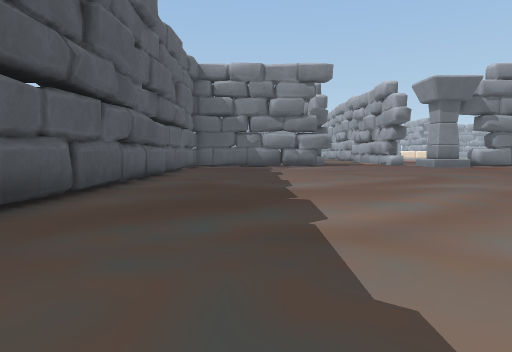
[1] (above)

24 first-person views from a walk through a 3-D level made in the Unity game engine. The camera is 1.3 m above the floor, tilts 4° down and sees 75° across. The floor is counted in squares, 2 m on a side. Each view is taken from the middle of a square. On the plan, view 1 faces up. The plan holds only what a view shows up to about 10 squares ahead; the rest is blank. The place goes on beyond the plan. The player is left out.

[2]
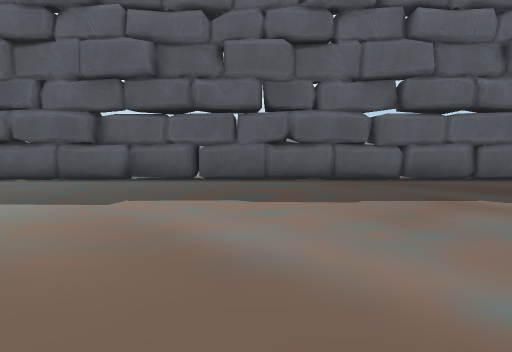

[3]
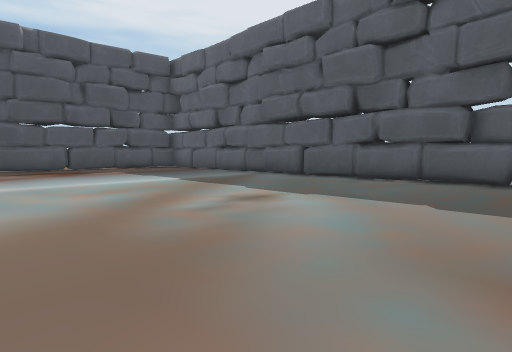

[4]
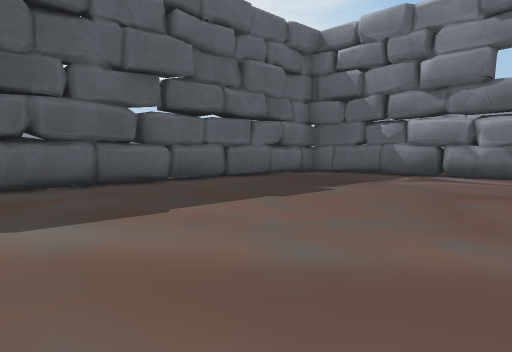

[5]
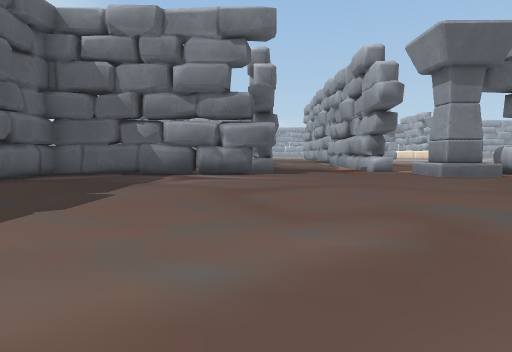

[6]
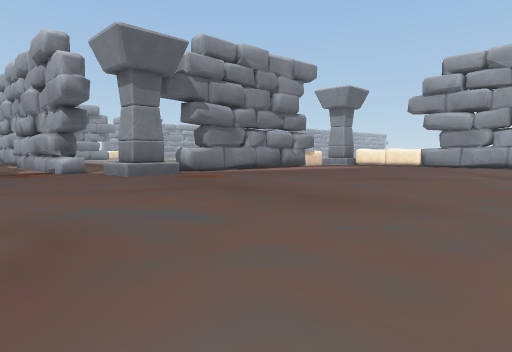

[7]
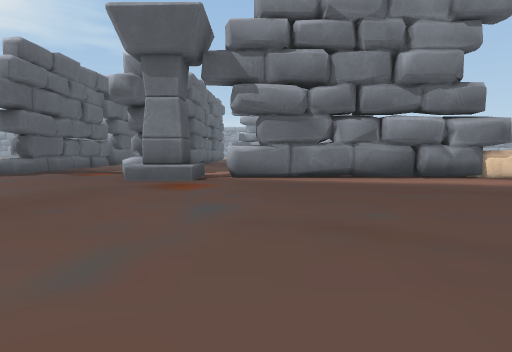

[8]
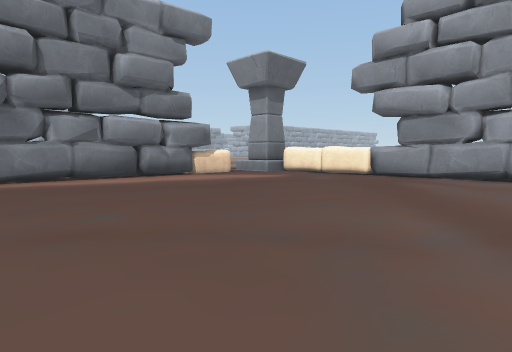

[9]
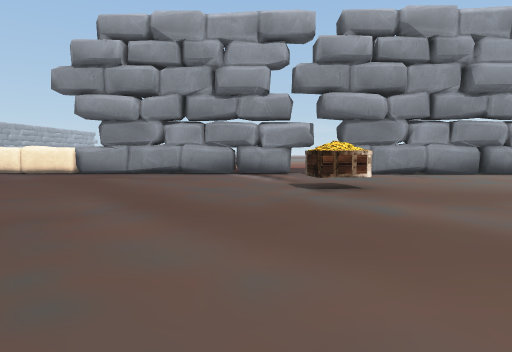

[10]
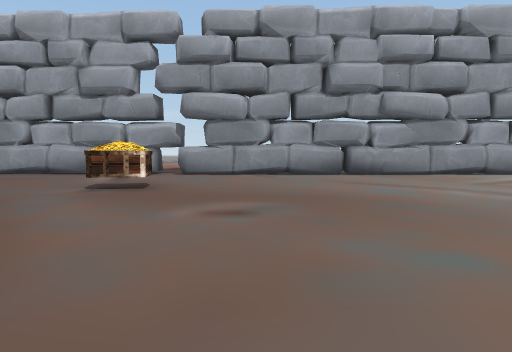

[11]
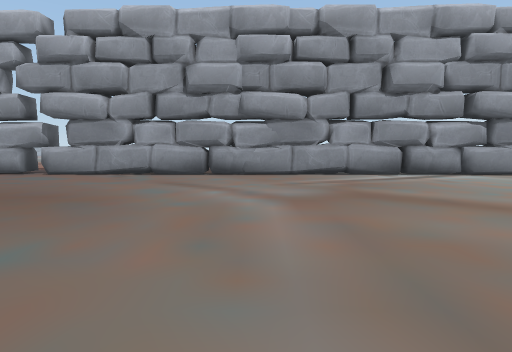

[12]
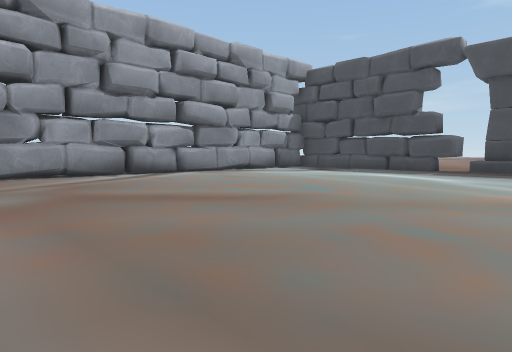

[13]
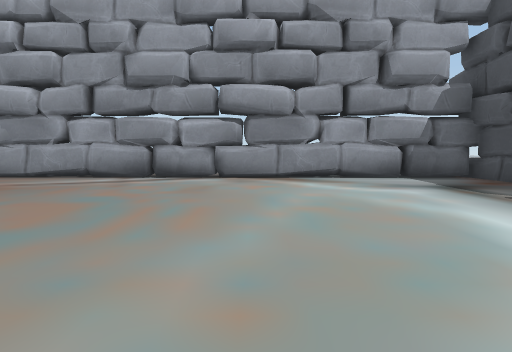

[14]
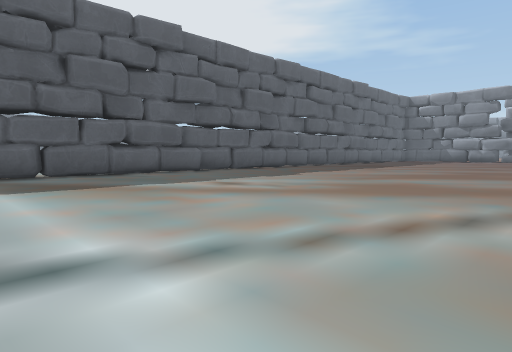

[15]
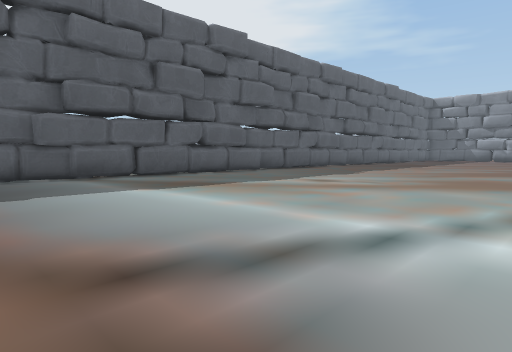

[16]
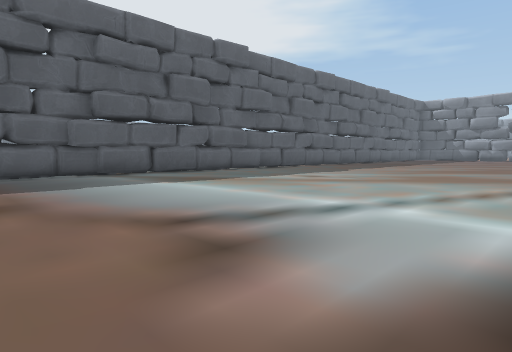

[17]
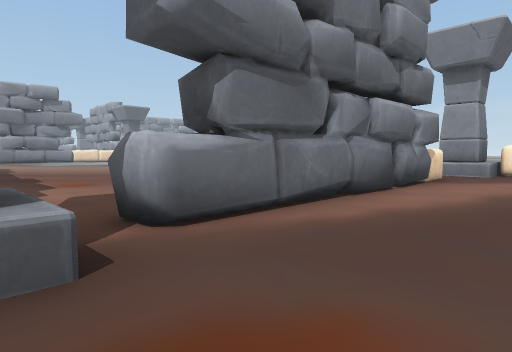

[18]
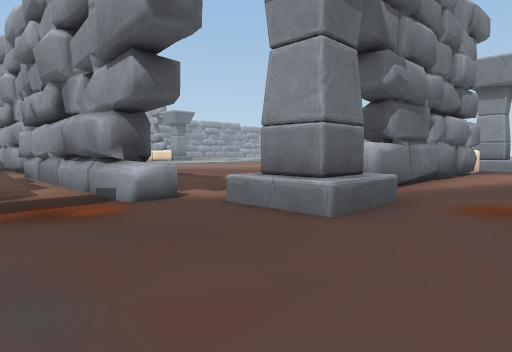

[19]
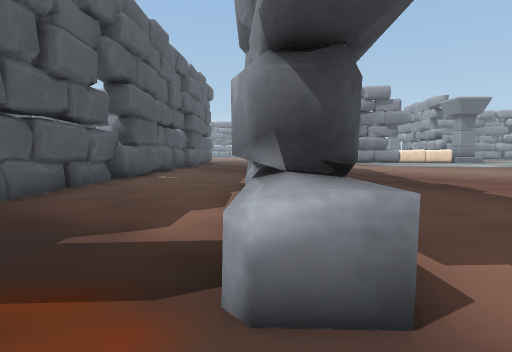

[20]
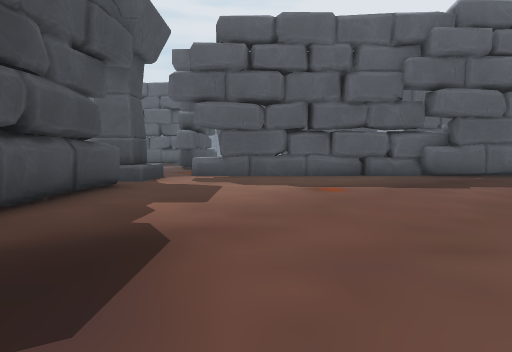

[21]
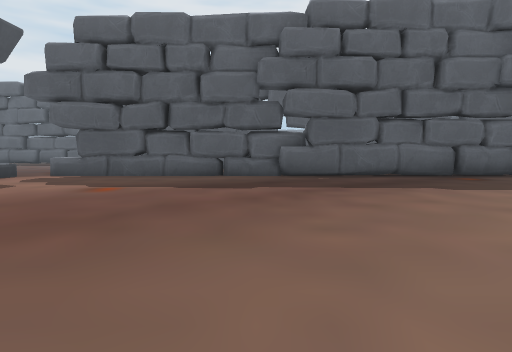

[22]
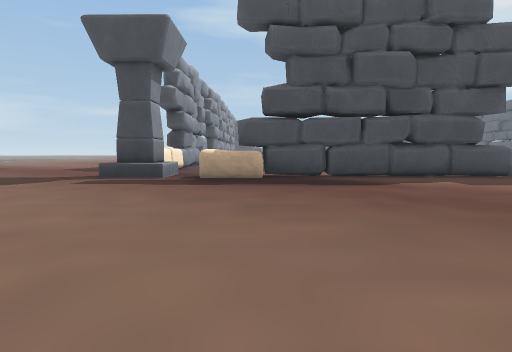

[23]
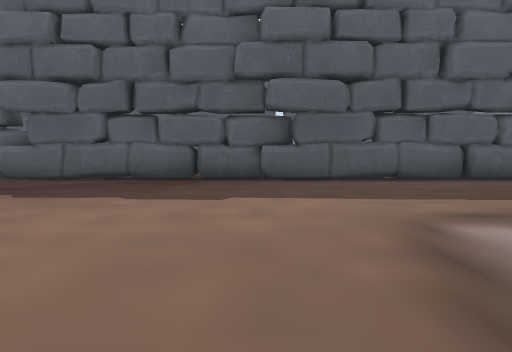

[24]
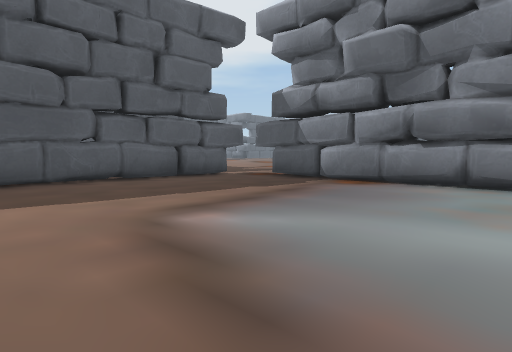

### Floor plan
Key: @ floor where view 1 was taken; # wall or solid block; x gap in a wall; . floor; = window, fence, low wall or low ledge; ^ raised ledge; O other object.
Columns run from 3 left of view 1 to 22 right of it. Each row starts with its distance up from view 1.
 37            ########
 36            #.......
 35            #.......
 34            #........
 33            #........
 32            #........
 31            #........
 30            #........
 29            #.......
 28            #......
 27            #.....
 26        #.. #......
 25       ##..##....... .
 24       #...##..........
 23       #...#............
 22       #...#.............
 21       #...#.............
 20        ...#..............
 19        ...#...............
 18         ..#...............
 17        ...=...............
 16 #######....##x######OO.#^.
 15 #..........^#..........#O.
 14 #......................OO
 13 #......................OO
 12 #......................OO
 11 #......................#
 10 #......................#
  9 #......................#
  8 #......................#
  7 #......................#
  6 #........... ..........#
  5 #.......      .....O...#
  4 #......        ....O...#
  3 #......       .........#
  2 #......      ..........#
  1 #........     .........#
  0 #..@......     ........#
 -1 #.........    .........#
 -2 #.........   ..........#
 -3 #.........   ..........#
 -4 #.........   ..........#
 -5 #.........   ..........#
 -6 #..........  ..........#
 -7 #..........   .........#
 -8 #..........   .........#
 -9 #..........   .........#
-10 #..........   .........#
-11 #..........   .........#
-12 #..........   .........#
-13      ......    ..  ....#

Positions as (right, up) in squares from view 1, and headings:
1: (0, 0), facing up
2: (5, 0), facing left
3: (5, -2), facing down-left
4: (4, 6), facing up-left
5: (3, 6), facing up
6: (4, 6), facing up-right
7: (11, 7), facing up
8: (11, 7), facing up-right
9: (10, 6), facing right
10: (10, 2), facing right
11: (10, -2), facing right
12: (10, -2), facing down-right
13: (11, -9), facing right
14: (7, -10), facing up-left
15: (6, -12), facing up-left
16: (7, -13), facing up-left
17: (9, 13), facing up-right
18: (5, 13), facing up-right
19: (7, 16), facing up
20: (17, 19), facing left
21: (17, 23), facing left
22: (17, 25), facing down
23: (16, 30), facing left
24: (16, 30), facing up-left
